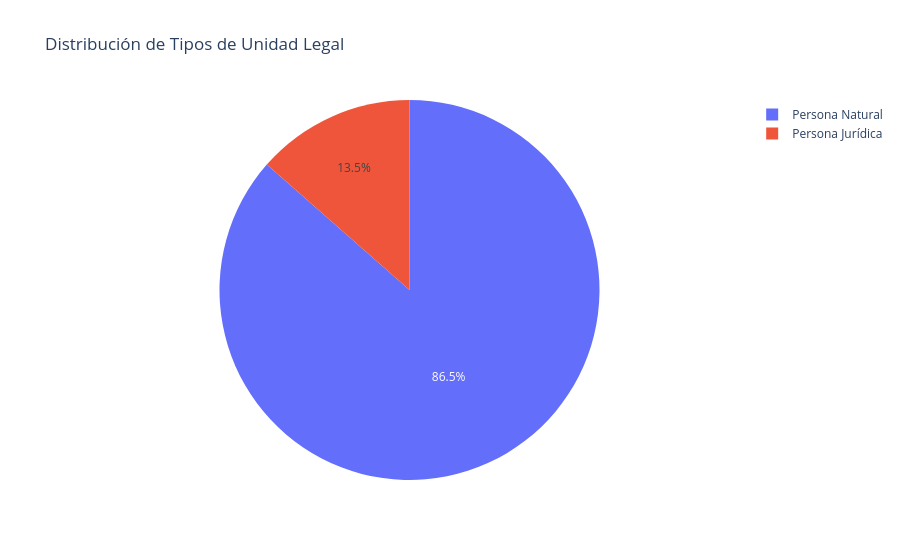

Notebook source saved alongside this figure:
### Code cell
data = processed_inec['unidad_legal_tipo'].value_counts().reset_index()
data.columns = ['unidad_legal_tipo', 'counts']

fig = px.pie(data, values='counts', names='unidad_legal_tipo', title='Distribución de Tipos de Unidad Legal')
fig.show()

### Figure 1 — Plotly figure (JSON) as saved in the notebook; plotly's stock layout.template omitted (floating-point values rounded to 4 significant figures)
{"data": [{"domain": {"x": [0, 1], "y": [0, 1]}, "hovertemplate": "unidad_legal_tipo=%{label}<br>counts=%{value}<extra></extra>", "labels": ["Persona Natural", "Persona Jurídica"], "legendgroup": "", "name": "", "showlegend": true, "type": "pie", "values": [1077614, 168548]}], "layout": {"legend": {"tracegroupgap": 0}, "title": {"text": "Distribución de Tipos de Unidad Legal"}}}
